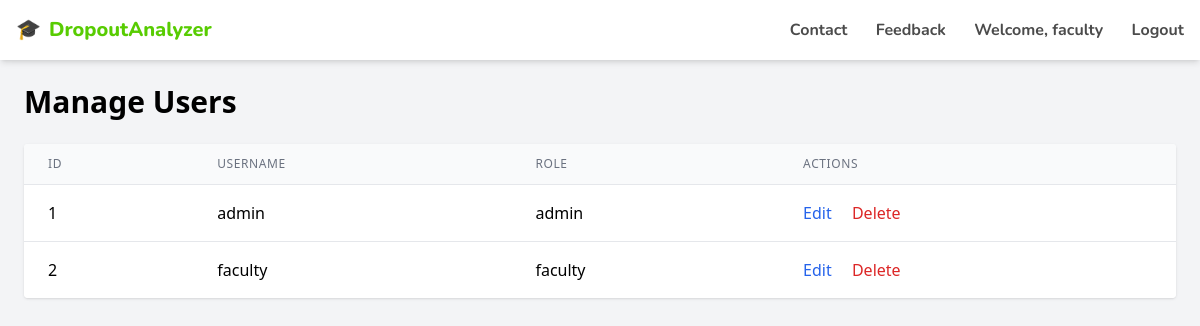
Page /admin/manage_users.php (signed in) on the committed database.
### tables this page shows
CREATE TABLE IF NOT EXISTS users (
    id INT AUTO_INCREMENT PRIMARY KEY,
    username VARCHAR(50) NOT NULL UNIQUE,
    password VARCHAR(255) NOT NULL,
    role ENUM('admin', 'faculty') NOT NULL DEFAULT 'faculty',
    created_at TIMESTAMP DEFAULT CURRENT_TIMESTAMP
);

### admin/manage_users.php (the view, shortened to what this page needs)
<?php
require_once "../includes/db.php";
$sql = "SELECT id, username, role FROM users LIMIT 50";
$result = $conn->query($sql);
?>
<!DOCTYPE html>
<html lang="en">
<head>
    <script src="https://cdn.tailwindcss.com"></script>
</head>
<body class="bg-gray-100 min-h-screen">
    <?php include "../components/navbar.php"; ?>
    <main class="p-6">
        <h1 class="text-3xl font-bold mb-6">Manage Users</h1>
        <div class="overflow-x-auto bg-white rounded shadow">
            <table class="min-w-full divide-y divide-gray-200">
                <thead class="bg-gray-50">
                    <tr>
                        <th class="px-6 py-3 text-left text-xs font-medium text-gray-500 uppercase tracking-wider">ID</th>
                        <th class="px-6 py-3 text-left text-xs font-medium text-gray-500 uppercase tracking-wider">Username</th>
                        <th class="px-6 py-3 text-left text-xs font-medium text-gray-500 uppercase tracking-wider">Role</th>
                        <th class="px-6 py-3 text-left text-xs font-medium text-gray-500 uppercase tracking-wider">Actions</th>
                    </tr>
                </thead>
                <tbody class="bg-white divide-y divide-gray-200">
                    <?php if ($result && $result->num_rows > 0): ?>
                        <?php while ($row = $result->fetch_assoc()): ?>
                            <tr>
                                <td class="px-6 py-4 whitespace-nowrap"><?= htmlspecialchars($row['id']) ?></td>
                                <td class="px-6 py-4 whitespace-nowrap"><?= htmlspecialchars($row['username']) ?></td>
                                <td class="px-6 py-4 whitespace-nowrap"><?= htmlspecialchars($row['role']) ?></td>
                                <td class="px-6 py-4 whitespace-nowrap">
                                    <a href="edit_user.php?id=<?= $row['id'] ?>" class="text-blue-600 hover:text-blue-900 mr-4">Edit</a>
                                    <a href="delete_user.php?id=<?= $row['id'] ?>" class="text-red-600 hover:text-red-900" onclick="return confirm('Are you sure you want to delete this user?');">Delete</a>
                                </td>
                            </tr>
                        <?php endwhile; ?>
                    <?php else: ?>
                        <tr>
                            <td colspan="4" class="px-6 py-4 text-center text-gray-500">No users found.</td>
                        </tr>
                    <?php endif; ?>
                </tbody>
            </table>
        </div>
    </main>
</body>
</html>

### rows in the picture
users: id "1", username "admin", role "admin"
users: id "2", username "faculty", role "faculty"

### other values in the picture
$_SESSION['user_name'] "faculty"
